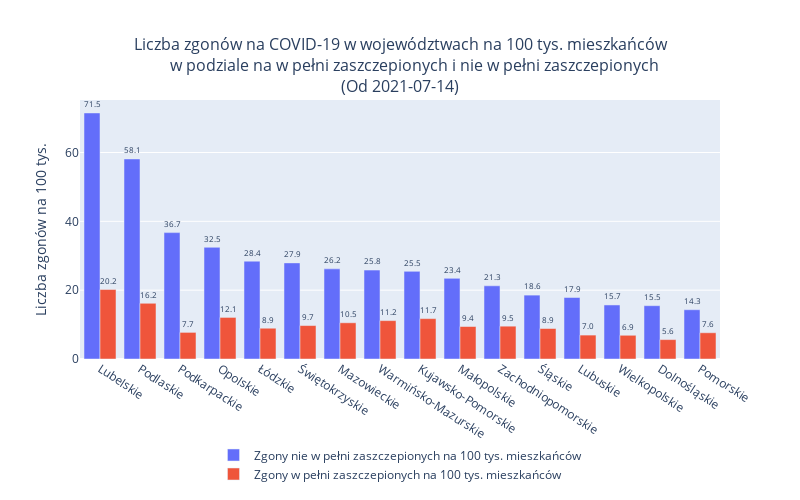

Source (notebook cell):
### Code cell
from_date = datetime.date(2021,7,14)

df = prepare_df(basiw.dfd, from_date)
plot_df(from_date, df, basiw.image_dir)

### Figure 1 — Plotly figure (JSON) as saved in the notebook; plotly's stock layout.template omitted (floating-point values rounded to 4 significant figures)
{"data": [{"name": "Zgony nie w pełni zaszczepionych na 100 tys. mieszkańców", "offsetgroup": "1", "text": [71.49, 58.13, 36.72, 32.45, 28.43, 27.93, 26.19, 25.84, 25.46, 23.43, 21.27, 18.56, 17.87, 15.7, 15.49, 14.32], "textposition": "outside", "texttemplate": "%{text:2.1f}", "type": "bar", "x": ["Lubelskie", "Podlaskie", "Podkarpackie", "Opolskie", "Łódzkie", "Świętokrzyskie", "Mazowieckie", "Warmińsko-Mazurskie", "Kujawsko-Pomorskie", "Małopolskie", "Zachodniopomorskie", "Śląskie", "Lubuskie", "Wielkopolskie", "Dolnośląskie", "Pomorskie"], "y": [71.49, 58.13, 36.72, 32.45, 28.43, 27.93, 26.19, 25.84, 25.46, 23.43, 21.27, 18.56, 17.87, 15.7, 15.49, 14.32]}, {"name": "Zgony w pełni zaszczepionych na 100 tys. mieszkańców", "offsetgroup": "2", "text": [20.19, 16.19, 7.731, 12.08, 8.942, 9.717, 10.53, 11.15, 11.74, 9.442, 9.538, 8.86, 6.95, 6.893, 5.638, 7.628], "textposition": "outside", "texttemplate": "%{text:2.1f}", "type": "bar", "x": ["Lubelskie", "Podlaskie", "Podkarpackie", "Opolskie", "Łódzkie", "Świętokrzyskie", "Mazowieckie", "Warmińsko-Mazurskie", "Kujawsko-Pomorskie", "Małopolskie", "Zachodniopomorskie", "Śląskie", "Lubuskie", "Wielkopolskie", "Dolnośląskie", "Pomorskie"], "y": [20.19, 16.19, 7.731, 12.08, 8.942, 9.717, 10.53, 11.15, 11.74, 9.442, 9.538, 8.86, 6.95, 6.893, 5.638, 7.628]}], "layout": {"barmode": "group", "height": 500, "legend": {"title": {"text": ""}, "x": 0.5, "xanchor": "center", "y": -0.5}, "title": {"font": {"size": 16}, "text": "Liczba zgonów na COVID-19 w województwach na 100 tys. mieszkańców<br>       w podziale na w pełni zaszczepionych i nie w pełni zaszczepionych<br>(Od 2021-07-14)", "x": 0.5, "xanchor": "center"}, "uniformtext": {"minsize": 6, "mode": "show"}, "width": 800, "xaxis": {"tickangle": 33}, "yaxis": {"title": {"text": "Liczba zgonów na 100 tys."}}}}
